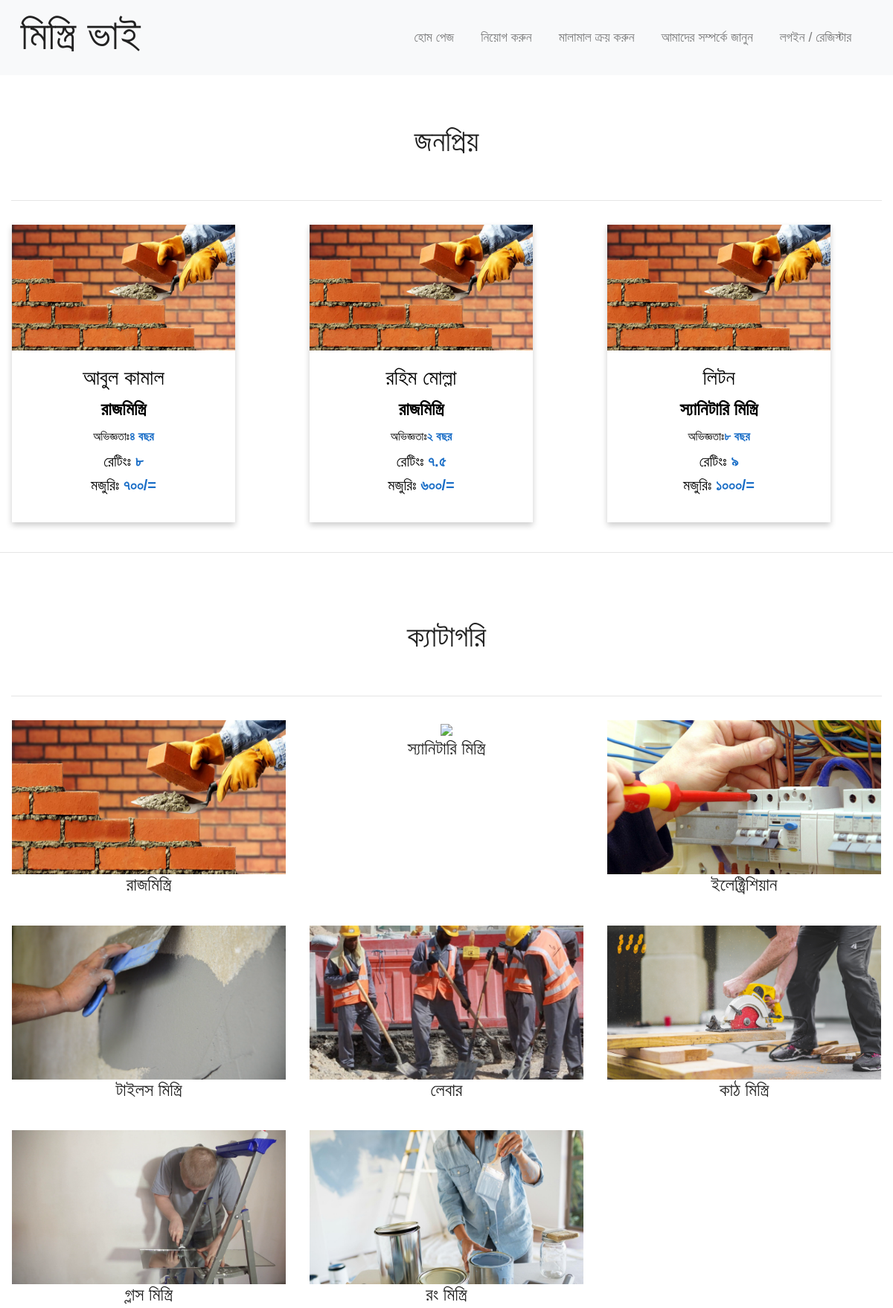
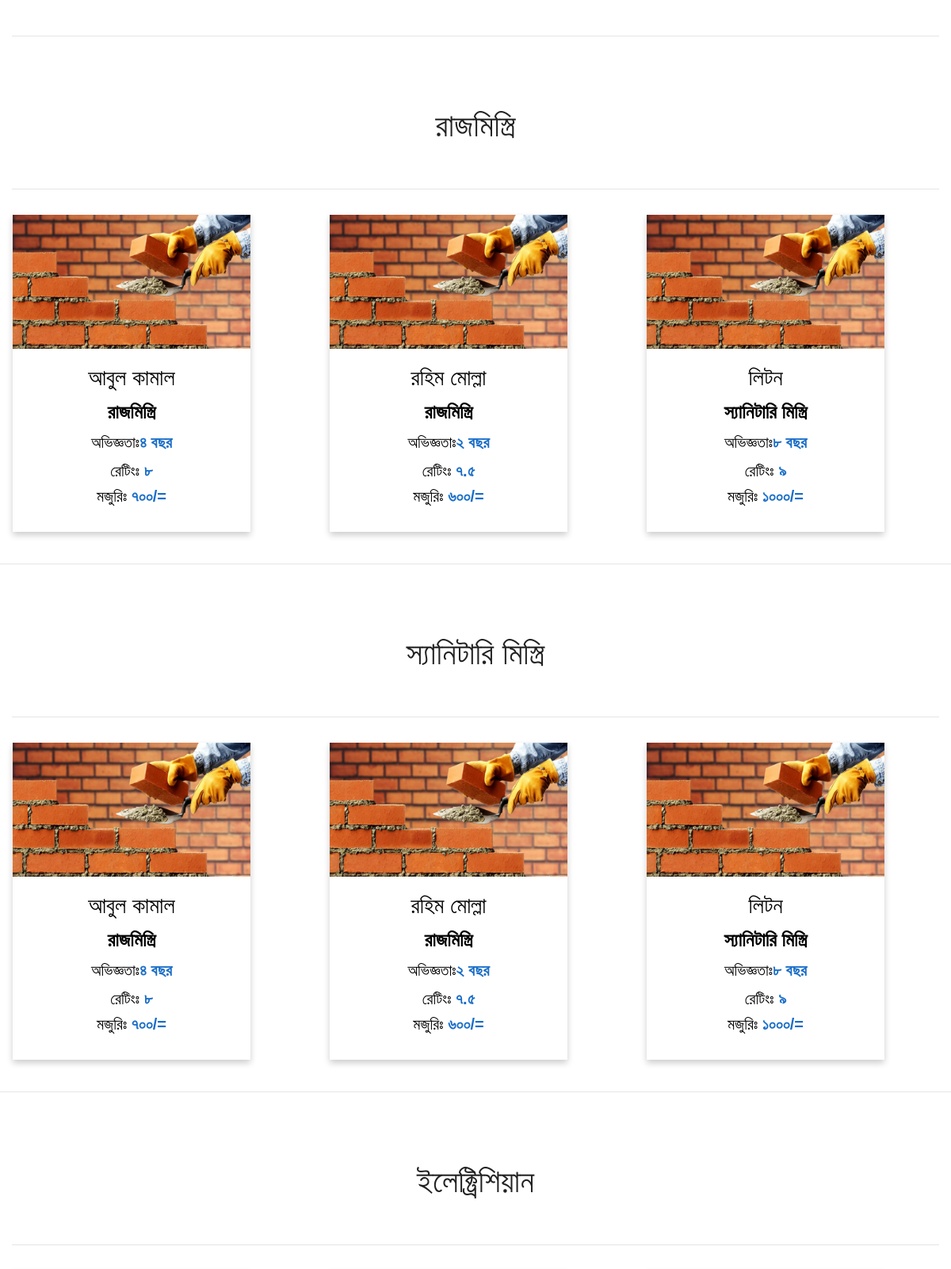
The app's page /mistri (upper part) with its own data (2 pictures, top to bottom).
### viewstat/models.py (models this page shows)
class mistri(models.Model):
	mistri_img = models.TextField(null = True)
	mistri_name = models.TextField(null = True)
	mistri_catagory = models.TextField(null = True)
	mistri_experiece = models.TextField(null = True)
	mistri_job_completed = models.TextField(null = True)
	mistri_special_ability = models.TextField(null = True)
	mistri_rating = models.TextField(null = True)
	mistri_fee = models.TextField(null = True)
	mistri_status = models.TextField(null = True)
	mistri_address = models.TextField(null = True)
	mistri_job_assigned_date = models.TextField(null = True)
	mistri_job_finishing_date = models.TextField(null = True)
	mistri_contact_number = models.TextField(null = True)
	mistri_money_to_be_paid = models.TextField(null = True)
	mistri_benifit = models.TextField(null = True)

### mistrriVai/views.py (the view)
# urls.py: path('mistri',mistril),
def mistril(request):
	qs = mistri.objects.all()
	if qs.count() < 1:
		raise Http404
	else:
		context = {"mistriList":qs}
	return render(request,"mistri.html",context)

### templates/mistri.html (shortened to what this page needs)
{% extends "base.html" %}
{% load static from staticfiles%}
{% block afternav %}
	<div class="container-fluid padding">
		<div class="row welcome text-center">
			<dir class="col-12">
				<h1 class="display-6">জনপ্রিয়</h1>
			</dir>
		</div>
		<hr>
	</div>
	<div class="container-fluid padding">
		<div class="row padding">
				{% for obj in mistriList %}
					<div class="col-md-4">
						<div class="flip-card">
							<div class="flip-card-inner">
								<div class="flip-card-front">
									<img class="img-fluid" src="{% static obj.mistri_img %}" >
									<div class="card-body text-center">
										<h3 class="card-title"> {{obj.mistri_name}}</h3>
										<h4 class="card-title"><b>{{obj.mistri_catagory}}</b></h4>
										<h6 class="card-title"> অভিজ্ঞতাঃ<b style="color: #1a6ec7">{{obj.mistri_experiece}}</b></h6>
										<h5 class="card-text">রেটিংঃ <b style="color: #1a6ec7">{{obj.mistri_rating}}</b></h5>
										<h5 class="card-text">মজুরিঃ <b style="color: #1a6ec7">{{obj.mistri_fee}}</b></h5>
									</div>
								</div>
								<div class="flip-card-back">
									<div class="card-body text-center">
										<h3 class="card-title"> {{obj.mistri_name}}</h3>
										<h4 class="card-title"><b>{{obj.mistri_catagory}}</b></h4>
										<p class="card-title"> ইতিপূর্বে কাজ সম্পাদন করেছেনঃ <b style="color: #27874e">{{obj.mistri_job_completed}}</b> টি</p>
										<p class="card-title"> <b style="color: #27874e">{{obj.mistri_special_ability }}</b></p>
										<h5 class="card-text">বর্তমান অবস্থাঃ   <b style="color: #1a6ec7">{{obj.mistri_status}}</b></h5>
										<button type="button" class="btn btn-primary btn-lg">
										</button>
									</div>
								</div>
							</div>
						</div>
					</div>
				{% endfor %}
		</div>
	</div>
	<hr class="my-4">
	<div class="container-fluid padding">
		<div class="row welcome text-center">
			<dir class="col-12">
				<h1 class="display-6">ক্যাটাগরি</h1>
			</dir>
		</div>
		<hr>
	</div>
	<div class="container-fluid padding">
		<div class="row text-center padding">
			<div class="col-xs-12 col-sm-6 col-md-4">
				<a href="#mason"><img class="img-fluid" src="{% static 'mistri.jpg' %}"></a>
				<h4>রাজমিস্ত্রি</h4>
			</div>
			<div class="col-xs-12 col-sm-6 col-md-4">
				<a href="#plumber"><img class="img-fluid" src="{% static 'plumber.jpg' %}"></a>
				<h4>স্যানিটারি মিস্ত্রি</h4>
			</div>
			<div class="col-xs-12 col-sm-6 col-md-4">
				<a href="#electrician"><img class="img-fluid" src="{% static 'electrician.jpg' %}"></a>
				<h4>ইলেক্ট্রিশিয়ান </h4>
			</div>
			<div class="col-xs-12 col-sm-6 col-md-4">
				<a href="#tilce"><img class="img-fluid" src="{% static 'plasterer.png' %}"></a>
				<h4>টাইলস মিস্ত্রি</h4>
			</div>
			<div class="col-xs-12 col-sm-6 col-md-4">
				<a href="#labour"><img class="img-fluid" src="{% static 'labour.jpg' %}"></a>
				<h4>লেবার</h4>
			</div>
			<div class="col-xs-12 col-sm-6 col-md-4">
				<a href="#kath"><img class="img-fluid" src="{% static 'kathmistri.jpg' %}"></a>
				<h4>কাঠ মিস্ত্রি </h4>
			</div>
			<div class="col-xs-12 col-sm-6 col-md-4">
				<a href="#glass"><img class="img-fluid" src="{% static 'glass.png' %}"></a>
				<h4>গ্লাস মিস্ত্রি</h4>
			</div>
			<div class="col-xs-12 col-sm-6 col-md-4">
				<a href="#rong"><img class="img-fluid" src="{% static 'painter.jpeg' %}"></a>
				<h4>রং মিস্ত্রি</h4>
			</div>
		</div>
		<hr class="my-4">
	</div>
<div class="container-fluid padding" id = "mason">
	<div class="row welcome text-center">
		<dir class="col-12">
			<h1 class="display-6">রাজমিস্ত্রি</h1>
		</dir>
	</div>
	<hr>
</div>
<div class="container-fluid padding">
		<div class="row padding">
				{% for obj in mistriList %}
					<div class="col-md-4">
						<div class="flip-card">
							<div class="flip-card-inner">
								<div class="flip-card-front">
									<img class="img-fluid" src="{% static obj.mistri_img %}" >
									<div class="card-body text-center">
										<h3 class="card-title"> {{obj.mistri_name}}</h3>
										<h4 class="card-title"><b>{{obj.mistri_catagory}}</b></h4>
										<h5 class="card-title"> অভিজ্ঞতাঃ<b style="color: #1a6ec7">{{obj.mistri_experiece}}</b></h5>
										<h5 class="card-text">রেটিংঃ <b style="color: #1a6ec7">{{obj.mistri_rating}}</b></h5>
										<h5 class="card-text">মজুরিঃ <b style="color: #1a6ec7">{{obj.mistri_fee}}</b></h5>
									</div>
								</div>
								<div class="flip-card-back">
									<div class="card-body text-center">
										<h3 class="card-title"> {{obj.mistri_name}}</h3>
										<h4 class="card-title"><b>{{obj.mistri_catagory}}</b></h4>
										<p class="card-title"> ইতিপূর্বে কাজ সম্পাদন করেছেনঃ <b style="color: #27874e">{{obj.mistri_job_completed}}</b> টি</p>
										<p class="card-title"> <b style="color: #27874e">{{obj.mistri_special_ability }}</b></p>
										<h5 class="card-text">বর্তমান অবস্থাঃ   <b style="color: #1a6ec7">{{obj.mistri_status}}</b></h5>
										<button type="button" class="btn btn-primary btn-lg">
										</button>
									</div>
								</div>
							</div>
						</div>
					</div>
				{% endfor %}
		</div>
	</div>
	<hr class="my-4">
<div class="container-fluid padding" id = "plumber">
	<div class="row welcome text-center">
		<dir class="col-12">
			<h1 class="display-6">স্যানিটারি মিস্ত্রি</h1>
		</dir>
	</div>
	<hr>
</div>
<div class="container-fluid padding">
		<div class="row padding">
				{% for obj in mistriList %}
					<div class="col-md-4">
						<div class="flip-card">
							<div class="flip-card-inner">
								<div class="flip-card-front">
									<img class="img-fluid" src="{% static obj.mistri_img %}" >
									<div class="card-body text-center">
										<h3 class="card-title"> {{obj.mistri_name}}</h3>
										<h4 class="card-title"><b>{{obj.mistri_catagory}}</b></h4>
										<h5 class="card-title"> অভিজ্ঞতাঃ<b style="color: #1a6ec7">{{obj.mistri_experiece}}</b></h5>
										<h5 class="card-text">রেটিংঃ <b style="color: #1a6ec7">{{obj.mistri_rating}}</b></h5>
										<h5 class="card-text">মজুরিঃ <b style="color: #1a6ec7">{{obj.mistri_fee}}</b></h5>
									</div>
								</div>
								<div class="flip-card-back">
									<div class="card-body text-center">
										<h3 class="card-title"> {{obj.mistri_name}}</h3>
										<h4 class="card-title"><b>{{obj.mistri_catagory}}</b></h4>
										<p class="card-title"> ইতিপূর্বে কাজ সম্পাদন করেছেনঃ <b style="color: #27874e">{{obj.mistri_job_completed}}</b> টি</p>
										<p class="card-title"> <b style="color: #27874e">{{obj.mistri_special_ability }}</b></p>
										<h5 class="card-text">বর্তমান অবস্থাঃ   <b style="color: #1a6ec7">{{obj.mistri_status}}</b></h5>
										<button type="button" class="btn btn-primary btn-lg">
										</button>
									</div>
								</div>
							</div>
						</div>
					</div>
				{% endfor %}
		</div>
	</div>
	<hr class="my-4">
<div class="container-fluid padding" id = "electrician">
	<div class="row welcome text-center">
		<dir class="col-12">
			<h1 class="display-6">ইলেক্ট্রিশিয়ান</h1>
		</dir>
	</div>
	<hr>
</div>
<div class="container-fluid padding">
		<div class="row padding">
				{% for obj in mistriList %}
					<div class="col-md-4">
					</div>
				{% endfor %}
		</div>
	</div>
{% endblock %}

### templates/base.html (shortened to what this page needs)
{% load static from staticfiles%}
<!DOCTYPE html>
<html lang="en">
<head>
	<link rel="stylesheet" href="https://maxcdn.bootstrapcdn.com/bootstrap/4.0.0/css/bootstrap.min.css">
	<link href="{% static 'style.css' %}" rel="stylesheet">
</head>
<body>
<nav class="navbar navbar-expand-md navbar-light bg-light sticky-top">
	<div class="container-fluid">
		<h3 class="display-4">মিস্ত্রি ভাই</h3>
		<div class="collapse navbar-collapse" id="navbarResponsive">
			<ul class="navbar-nav ml-auto">
				<li class="nav-item" active>
					<a class="nav-link" href="/">হোম পেজ</a>
				</li>
				<li class="nav-item" active>
					<a class="nav-link" href="/mistri">নিয়োগ করুন</a>
				</li>
				<li class="nav-item" active>
					<a class="nav-link" href="#">মালামাল ক্রয় করুন</a>
				</li>
				<li class="nav-item" active>
					<a class="nav-link" href="/about">আমাদের সম্পর্কে জানুন</a>
				</li>
				{% if user.is_authenticated %}
				<li class="nav-item" active>
					<a class="nav-link" href="{% url 'profile' %}">{{ user.username }}</a>
				</li>
				<li class="nav-item" active>
					<a class="nav-link" href="{% url 'logout' %}">লগআউট</a>
				</li>
				{% else %}
					<li class="nav-item" active>
					<a class="nav-link" href="{% url 'register' %}">লগইন / রেজিস্টার</a>
					</li>
				{%endif%}
			</ul>
		</div>
	</div>
</nav>
{% block afternav %}
{% endblock %}
</body>
</html>

### assets/style.css (style rules this page uses)
html, body { height: 100%; width: 100%; font-family: 'Noto Sans Bengali UI', sans-serif; color:#222; }
.navbar { padding: .8rem; }
.navbar-nav li { padding-right: 20px; }
.nav-link { font-size: 1.1em !important; }
.btn-primary { background-color: #6648b1; border: 1px solid #563d7c; }
.welcome { width: 75%; margin: 0 auto; padding-top: 2rem; }
.flip-card { background-color: transparent; width: 300px; height: 400px; perspective: 1000px; }
.flip-card-inner { position: relative; width: 100%; height: 100%; text-align: center; transition: transform 0.8s; transform-style: preserve-3d; box-shadow: 0 4px 8px 0 rgba(0,0,0,0.2); }
.flip-card-front, .flip-card-back { position: absolute; width: 100%; height: 100%; backface-visibility: hidden; }
.flip-card-front { text-align: center; background-color: white; color: black; }
.flip-card-back { text-align: center; background-color: white; color: black; transform: rotateY(180deg); }
[class*="col-"] { padding: 1rem; }

### records on screen
mistri: mistri_img (picture), mistri_name "আবুল কামাল", mistri_catagory "রাজমিস্ত্রি", mistri_experiece "৪ বছর", mistri_rating "৮", mistri_fee "৭০০/="
mistri: mistri_img (picture), mistri_name "রহিম মোল্লা", mistri_catagory "রাজমিস্ত্রি", mistri_experiece "২ বছর", mistri_rating "৭.৫", mistri_fee "৬০০/="
mistri: mistri_img (picture), mistri_name "লিটন", mistri_catagory "স্যানিটারি মিস্ত্রি", mistri_experiece "৮ বছর", mistri_rating "৯", mistri_fee "১০০০/="
